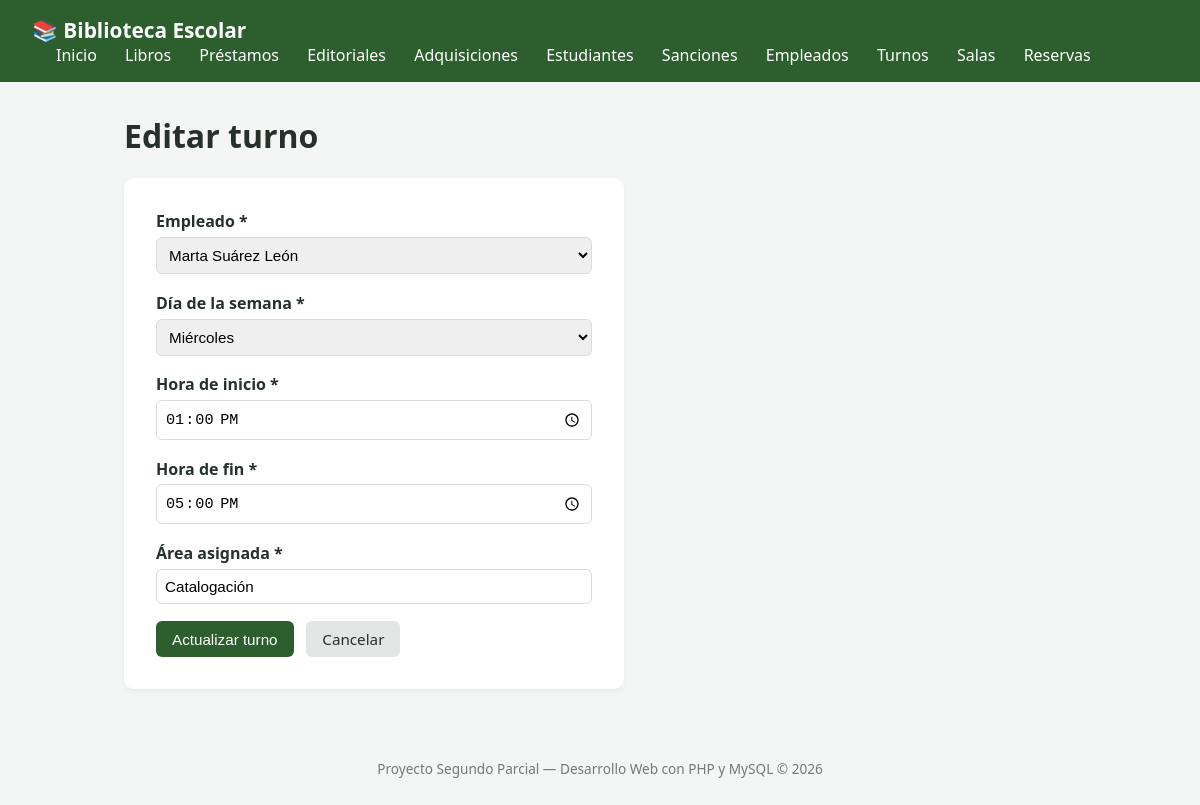
/index.php?route=turnos/edit&id=2, run on the app's committed database.
### tables this page shows
CREATE TABLE IF NOT EXISTS turnos (
    id INT AUTO_INCREMENT PRIMARY KEY,
    empleado_id INT NOT NULL,
    dia_semana ENUM('Lunes', 'Martes', 'Miercoles', 'Jueves', 'Viernes', 'Sabado') NOT NULL DEFAULT 'Lunes',
    hora_inicio TIME NOT NULL,
    hora_fin TIME NOT NULL,
    area VARCHAR(80) NOT NULL,
    creado_en TIMESTAMP DEFAULT CURRENT_TIMESTAMP,
    CONSTRAINT fk_turno_empleado
        FOREIGN KEY (empleado_id) REFERENCES empleados(id)
        ON DELETE CASCADE
        ON UPDATE CASCADE
);

CREATE TABLE IF NOT EXISTS empleados (
    id INT AUTO_INCREMENT PRIMARY KEY,
    nombres VARCHAR(100) NOT NULL,
    apellidos VARCHAR(100) NOT NULL,
    cargo VARCHAR(80) NOT NULL,
    telefono VARCHAR(20) NOT NULL,
    email VARCHAR(150) NOT NULL UNIQUE,
    creado_en TIMESTAMP DEFAULT CURRENT_TIMESTAMP
);

### app/controllers/turnosController.php (called while the page is built, shortened)
<?php
require_once __DIR__ . '/../models/turnos.php';
require_once __DIR__ . '/../models/empleado.php';
class TurnoController
{
    public function editar(int $id): void
    {
        $datos = $this->buscarPorId($id);
        $empleados = empleado::obtenerTodos();
        require __DIR__ . '/../views/turnos/edit.php';
    }
    private function buscarPorId(int $id): ?array
    {
        $resultados = turnos::busqueda($id, '');
        foreach ($resultados as $fila) {
            if ((int) $fila['id'] === $id) {
                return $fila;
            }
        }
        return null;
    }
}

### app/models/turnos.php (called while the page is built, shortened)
<?php
class turnos{
    public static function busqueda($id, $area)
    {
        $conn = Conexion::conectar();
        $bd_id = (int)$id;
        $bd_area = $conn->real_escape_string($area);
        $sql = "SELECT
        h.id, h.empleado_id, p.nombres AS nombre_empleado, p.apellidos, h.dia_semana, h.hora_inicio, h.hora_fin, h.area
        FROM turnos h
        INNER JOIN empleados p
        ON h.empleado_id = p.id
        WHERE (h.id = '$bd_id' OR h.area = '$bd_area')
        LIMIT 5";
        $res = $conn->query($sql);
        $turnosLista = [];
        while ($fila = $res->fetch_assoc()) {
            $turnosLista[] = $fila;
        }
        return $turnosLista;
    }
}
?>

### app/models/empleado.php (called while the page is built, shortened)
<?php
class empleado{
    public static function obtenerTodos()
    {
        $conn = Conexion::conectar();
        $sql = "SELECT id, nombres, apellidos, cargo, telefono, email FROM empleados ORDER BY id DESC";
        $res = $conn->query($sql);
        $empleados = [];
        while ($fila = $res->fetch_assoc()) {
            $empleados[] = $fila;
        }
        return $empleados;
    }
}
?>

### app/views/turnos/edit.php (the view, shortened to what this page needs)
<?php require __DIR__ . '/../header.php'; ?>
<h1>Editar turno</h1>
<form action="index.php?route=turnos/update&id=<?= $datos['id'] ?>" method="POST" class="formulario" novalidate id="form-turno">
    <div class="campo">
        <label for="empleado_id">Empleado *</label>
        <select id="empleado_id" name="empleado_id" required>
            <?php foreach ($empleados as $p): ?>
                <option value="<?= $p['id'] ?>" <?= (isset($datos['empleado_id']) && $datos['empleado_id'] == $p['id']) ? 'selected' : '' ?>>
                    <?= htmlspecialchars($p['nombres'] . ' ' . $p['apellidos']) ?>
                </option>
            <?php endforeach; ?>
        </select>
    </div>
    <div class="campo">
        <label for="dia_semana">Día de la semana *</label>
        <select id="dia_semana" name="dia_semana" required>
                <option value="Miercoles" <?= (($datos['dia_semana'] ?? '') === 'Miercoles') ? 'selected' : '' ?>>Miércoles</option>
        </select>
    </div>
    <div class="campo">
        <label for="hora_inicio">Hora de inicio *</label>
        <input type="time" id="hora_inicio" name="hora_inicio" required
               value="<?= htmlspecialchars($datos['hora_inicio'] ?? '') ?>">
    </div>
    <div class="campo">
        <label for="hora_fin">Hora de fin *</label>
        <input type="time" id="hora_fin" name="hora_fin" required
               value="<?= htmlspecialchars($datos['hora_fin'] ?? '') ?>">
    </div>
    <div class="campo">
        <label for="area">Área asignada *</label>
        <input type="text" id="area" name="area" required maxlength="80"
               value="<?= htmlspecialchars($datos['area'] ?? '') ?>">
    </div>
    <div class="acciones-form">
        <button type="submit" class="btn btn-primary">Actualizar turno</button>
        <a href="index.php?route=turnos" class="btn">Cancelar</a>
    </div>
</form>
<?php require __DIR__ . '/../footer.php'; ?>

### public/css/style.css (style rules this page uses)
:root { --color-primario: #2c5f2d; --color-primario-oscuro: #1e4220; --color-fondo: #f4f6f5; --color-texto: #26312b; --color-borde: #d7ded9; --color-error: #c0392b; --color-exito: #27924b; --color-advertencia: #b8860b; }
* { box-sizing: border-box; }
body { margin: 0; font-family: 'Segoe UI', Arial, sans-serif; background-color: var(--color-fondo); color: var(--color-texto); }
.btn { display: inline-block; padding: 0.5rem 1rem; border-radius: 6px; text-decoration: none; background: #e2e6e4; color: var(--color-texto); border: none; cursor: pointer; font-size: 0.95rem; }
.btn-primary { background-color: var(--color-primario); color: white; }
.formulario { background: white; padding: 2rem; border-radius: 10px; max-width: 500px; box-shadow: 0 2px 6px rgba(0,0,0,0.05); }
.campo { margin-bottom: 1.1rem; display: flex; flex-direction: column; }
.campo label { font-weight: 600; margin-bottom: 0.3rem; }
.campo input, .campo select { padding: 0.5rem; border: 1px solid var(--color-borde); border-radius: 6px; font-size: 0.95rem; }
.acciones-form { display: flex; gap: 0.8rem; margin-top: 1rem; }

### data on the page
turnos: empleado_id "Marta Suárez León", dia_semana "Miércoles", hora_inicio "13:00:00", hora_fin "17:00:00", area "Catalogación"
